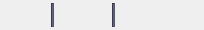
        <widget class="QFrame" name="frame_titleMenu">
         <property name="maximumSize">
          <size>
           <width>16777215</width>
           <height>30</height>
          </size>
         </property>
         <property name="styleSheet">
          <string notr="true">QFrame#frame_titleMenu {
	background-color:rgb(78,79,102);
	border-radius: 5px; 
}</string>
         </property>
         <property name="frameShape">
          <enum>QFrame::NoFrame</enum>
         </property>
         <property name="frameShadow">
          <enum>QFrame::Raised</enum>
         </property>
         <layout class="QHBoxLayout" name="horizontalLayout">
          <property name="topMargin">
           <number>3</number>
          </property>
          <property name="bottomMargin">
           <number>3</number>
          </property>
          <item>
           <spacer name="horizontalSpacer">
            <property name="orientation">
             <enum>Qt::Horizontal</enum>
            </property>
            <property name="sizeHint" stdset="0">
             <size>
              <width>40</width>
              <height>20</height>
             </size>
            </property>
           </spacer>
          </item>
          <item>
           <widget class="Line" name="line_4">
            <property name="styleSheet">
             <string notr="true">background-color: rgb(85,86,110);</string>
            </property>
            <property name="orientation">
             <enum>Qt::Vertical</enum>
            </property>
           </widget>
          </item>
          <item>
           <widget class="QPushButton" name="pushButton_search">
            <property name="minimumSize">
             <size>
              <width>20</width>
              <height>20</height>
             </size>
            </property>
            <property name="maximumSize">
             <size>
              <width>20</width>
              <height>20</height>
             </size>
            </property>
            <property name="cursor">
             <cursorShape>PointingHandCursor</cursorShape>
            </property>
            <property name="styleSheet">
             <string notr="true">QPushButton {
	border: none;
	border-radius: 4px;
}

QPushButton::hover {
	background-color: rgb(93,94,120);
}

QPushButton::pressed {
	background-color: rgb(87,137,245);
}</string>
            </property>
            <property name="text">
             <string/>
            </property>
            <property name="icon">
             <iconset resource="icons.qrc">
              <normaloff>:/search.ico</normaloff>:/search.ico</iconset>
            </property>
           </widget>
          </item>
          <item>
           <widget class="QPushButton" name="pushButton_titleSettings">
            <property name="minimumSize">
             <size>
              <width>20</width>
              <height>20</height>
             </size>
            </property>
            <property name="maximumSize">
             <size>
              <width>20</width>
              <height>20</height>
             </size>
            </property>
            <property name="cursor">
             <cursorShape>PointingHandCursor</cursorShape>
            </property>
            <property name="styleSheet">
             <string notr="true">QPushButton {
	border: none;
	border-radius: 4px;
}

QPushButton::hover {
	background-color: rgb(93,94,120);
}

QPushButton::checked {
	background-color: rgb(87,137,245);
}</string>
            </property>
            <property name="text">
             <string/>
            </property>
            <property name="icon">
             <iconset resource="icons.qrc">
              <normaloff>:/settings.ico</normaloff>:/settings.ico</iconset>
            </property>
            <property name="checkable">
             <bool>true</bool>
            </property>
           </widget>
          </item>
          <item>
           <widget class="Line" name="line_3">
            <property name="styleSheet">
             <string notr="true">background-color: rgb(85,86,110);</string>
            </property>
            <property name="orientation">
             <enum>Qt::Vertical</enum>
            </property>
           </widget>
          </item>
          <item>
           <widget class="QPushButton" name="pushButton_hidden">
            <property name="minimumSize">
             <size>
              <width>20</width>
              <height>20</height>
             </size>
            </property>
            <property name="maximumSize">
             <size>
              <width>20</width>
              <height>20</height>
             </size>
            </property>
            <property name="cursor">
             <cursorShape>PointingHandCursor</cursorShape>
            </property>
            <property name="styleSheet">
             <string notr="true">QPushButton {
	border: none;
	border-radius: 4px;
}

QPushButton::hover {
	background-color: rgb(93,94,120);
}

QPushButton::pressed {
	background-color: rgb(87,137,245);
}</string>
            </property>
            <property name="text">
             <string/>
            </property>
            <property name="icon">
             <iconset resource="icons.qrc">
              <normaloff>:/rollup.ico</normaloff>:/rollup.ico</iconset>
            </property>
            <property name="iconSize">
             <size>
              <width>14</width>
              <height>14</height>
             </size>
            </property>
           </widget>
          </item>
          <item>
           <widget class="QPushButton" name="pushButton_minmaxWindow">
            <property name="minimumSize">
             <size>
              <width>20</width>
              <height>20</height>
             </size>
            </property>
            <property name="maximumSize">
             <size>
              <width>20</width>
              <height>20</height>
             </size>
            </property>
            <property name="cursor">
             <cursorShape>PointingHandCursor</cursorShape>
            </property>
            <property name="styleSheet">
             <string notr="true">QPushButton {
	border: none;
	border-radius: 4px;
}

QPushButton::hover {
	background-color: rgb(93,94,120);
}

QPushButton::pressed {
	background-color: rgb(87,137,245);
}</string>
            </property>
            <property name="text">
             <string/>
            </property>
            <property name="icon">
             <iconset resource="icons.qrc">
              <normaloff>:/maximize.ico</normaloff>:/maximize.ico</iconset>
            </property>
            <property name="iconSize">
             <size>
              <width>10</width>
              <height>10</height>
             </size>
            </property>
            <property name="checkable">
             <bool>true</bool>
            </property>
           </widget>
          </item>
          <item>
           <widget class="QPushButton" name="pushButton_closeApp">
            <property name="minimumSize">
             <size>
              <width>20</width>
              <height>20</height>
             </size>
            </property>
            <property name="maximumSize">
             <size>
              <width>20</width>
              <height>20</height>
             </size>
            </property>
            <property name="cursor">
             <cursorShape>PointingHandCursor</cursorShape>
            </property>
            <property name="styleSheet">
             <string notr="true">QPushButton {
	border: none;
	border-radius: 4px;
}

QPushButton::hover {
	background-color: rgb(93,94,120);
}

QPushButton::pressed {
	background-color: rgb(87,137,245);
}</string>
            </property>
            <property name="text">
             <string/>
            </property>
            <property name="icon">
             <iconset resource="icons.qrc">
              <normaloff>:/close.ico</normaloff>:/close.ico</iconset>
            </property>
            <property name="iconSize">
             <size>
              <width>14</width>
              <height>14</height>
             </size>
            </property>
           </widget>
          </item>
         </layout>
        </widget>
